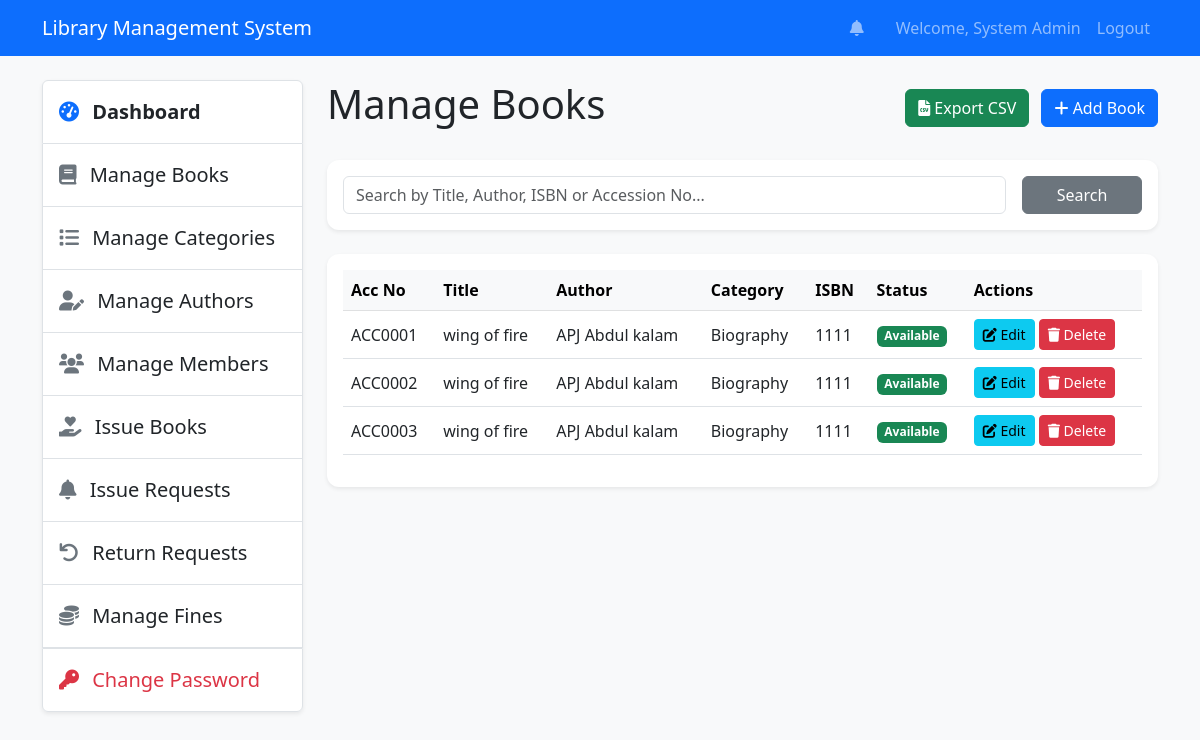
/book/manage (signed in), run on the app's committed database.
### tables this page shows
CREATE TABLE `books` (
  `id` int(11) NOT NULL AUTO_INCREMENT,
  `accession_no` varchar(50) NOT NULL,
  `title` varchar(255) NOT NULL,
  `author_id` int(11) DEFAULT NULL,
  `category_id` int(11) DEFAULT NULL,
  `isbn` varchar(20) DEFAULT NULL,
  `quantity` int(11) DEFAULT 0,
  `available_quantity` int(11) DEFAULT 0,
  `image` varchar(255) DEFAULT NULL,
  `created_at` datetime DEFAULT current_timestamp(),
  PRIMARY KEY (`id`),
  UNIQUE KEY `accession_no` (`accession_no`),
  KEY `fk_book_category` (`category_id`),
  KEY `fk_book_author` (`author_id`),
  KEY `idx_books_title` (`title`),
  KEY `idx_books_isbn` (`isbn`),
  CONSTRAINT `fk_book_author` FOREIGN KEY (`author_id`) REFERENCES `authors` (`id`) ON DELETE SET NULL,
  CONSTRAINT `fk_book_category` FOREIGN KEY (`category_id`) REFERENCES `categories` (`id`) ON DELETE SET NULL
);

CREATE TABLE `authors` (
  `id` int(11) NOT NULL AUTO_INCREMENT,
  `name` varchar(255) NOT NULL,
  `bio` text DEFAULT NULL,
  `created_at` datetime DEFAULT current_timestamp(),
  PRIMARY KEY (`id`)
);

CREATE TABLE `categories` (
  `id` int(11) NOT NULL AUTO_INCREMENT,
  `name` varchar(100) NOT NULL,
  `created_at` datetime DEFAULT current_timestamp(),
  PRIMARY KEY (`id`)
);

### controllers/BookController.php (called while the page is built, shortened)
<?php
class BookController extends Controller {
    private $bookModel;
    public function __construct() {
        $this->bookModel = $this->model('Book');
    }
    public function manage() {
        $search = isset($_GET['search']) ? trim($_GET['search']) : '';
        $page = isset($_GET['page']) ? (int)$_GET['page'] : 1;
        $limit = 10;
        $offset = ($page - 1) * $limit;
        $books = $this->bookModel->getBooks($limit, $offset, $search);
        $totalBooks = $this->bookModel->getTotalBooks($search);
        $totalPages = ceil($totalBooks / $limit);
        $data = [
            'books' => $books,
            'search' => $search,
            'current_page' => $page,
            'total_pages' => $totalPages
        ];
        $this->view('admin/books/manage', $data);
    }
}

### core/App.php (called while the page is built, shortened)
<?php
class App {
    protected $currentMethod = 'index';
    public function __construct() {
        $url = $this->getUrl();
        if (isset($url[0])) {
            if (file_exists('controllers/' . ucwords($url[0]) . 'Controller.php')) {
                unset($url[0]);
            }
        }
        $this->currentController = new $this->currentController;
        if (isset($url[1])) {
            if (method_exists($this->currentController, $url[1])) {
                $this->currentMethod = $url[1];
                unset($url[1]);
            }
        }
        $this->params = $url ? array_values($url) : [];
        call_user_func_array([$this->currentController, $this->currentMethod], $this->params);
    }
    public function getUrl() {
        if (isset($_GET['url'])) {
            $url = rtrim($_GET['url'], '/');
            $url = filter_var($url, FILTER_SANITIZE_URL);
            $url = explode('/', $url);
            return $url;
        }
        return [];
    }
}

### index.php (called while the page is built, shortened)
<?php
spl_autoload_register(function($className) {
    $paths = ['core/', 'models/', 'controllers/', 'middleware/'];
    foreach($paths as $path) {
        $file = __DIR__ . '/' . $path . $className . '.php';
    }
});
require_once 'config/database.php';
$app = new App();

### config/database.php (called while the page is built, shortened)
<?php
class Database {
    private $host = DB_HOST;
    private $user = DB_USER;
    private $pass = DB_PASS;
    private $dbname = DB_NAME;
    private $dbh;
    private $stmt;
    public function __construct() {
        $dsn = 'mysql:host=' . $this->host . ';dbname=' . $this->dbname;
        $options = array(
            PDO::ATTR_PERSISTENT => true,
            PDO::ATTR_ERRMODE => PDO::ERRMODE_EXCEPTION
        );
        try {
            $this->dbh = new PDO($dsn, $this->user, $this->pass, $options);
        } catch (PDOException $e) {
            $this->error = $e->getMessage();
            echo "Connection Error: " . $this->error;
        }
    }
    public function query($sql) {
        $this->stmt = $this->dbh->prepare($sql);
    }
    public function bind($param, $value, $type = null) {
        $this->stmt->bindValue($param, $value, $type);
    }
    public function execute() {
        return $this->stmt->execute();
    }
    public function resultSet() {
        $this->execute();
        return $this->stmt->fetchAll(PDO::FETCH_OBJ);
    }
}

### models/Book.php (called while the page is built, shortened)
<?php
class Book extends Model {
    public function getBooks($limit = 10, $offset = 0, $search = '') {
        $sql = 'SELECT books.*, categories.name as category_name, authors.name as author
                FROM books
                LEFT JOIN categories ON books.category_id = categories.id
                LEFT JOIN authors ON books.author_id = authors.id';
        $sql .= ' ORDER BY books.created_at DESC LIMIT :limit OFFSET :offset';
        $this->db->query($sql);
        $this->db->bind(':limit', $limit, PDO::PARAM_INT);
        $this->db->bind(':offset', $offset, PDO::PARAM_INT);
        return $this->db->resultSet();
    }
    public function getTotalBooks($search = '') {
        $sql = 'SELECT COUNT(*) as count FROM books
                LEFT JOIN authors ON books.author_id = authors.id';
        $this->db->query($sql);
        $row = $this->db->single();
        return $row->count;
    }
}

### core/Model.php (called while the page is built, shortened)
<?php
class Model {
    public function __construct() {
        $this->db = new Database();
    }
}

### views/admin/books/manage.php (the view, shortened to what this page needs)
<?php require_once 'views/layouts/header.php'; ?>
<div class="row">
    <div class="col-md-3">
        <?php require_once 'views/layouts/admin_sidebar.php'; ?>
    </div>
    <div class="col-md-9">
        <div class="d-flex justify-content-between align-items-center mb-4">
            <h1>Manage Books</h1>
            <div>
                <a href="<?php echo URLROOT; ?>/book/export" class="btn btn-success me-2">
                    <i class="fas fa-file-csv"></i> Export CSV
                </a>
                <a href="<?php echo URLROOT; ?>/book/add" class="btn btn-primary">
                    <i class="fas fa-plus"></i> Add Book
                </a>
            </div>
        </div>
        <div class="card shadow-sm mb-4">
            <div class="card-body">
                <form action="<?php echo URLROOT; ?>/book/manage" method="get" class="row g-3">
                    <div class="col-md-10">
                        <input type="text" name="search" class="form-control" placeholder="Search by Title, Author, ISBN or Accession No..." value="<?php echo $data['search']; ?>">
                    </div>
                    <div class="col-md-2">
                        <button type="submit" class="btn btn-secondary w-100">Search</button>
                    </div>
                </form>
            </div>
        </div>
        <?php if(empty($data['books'])): ?>
            <div class="alert alert-info">No books found.</div>
        <?php else: ?>
            <div class="card shadow-sm">
                <div class="card-body">
                    <div class="table-responsive">
                        <table class="table table-hover align-middle">
                            <thead class="table-light">
                                <tr>
                                    <th>Acc No</th>
                                    <th>Title</th>
                                    <th>Author</th>
                                    <th>Category</th>
                                    <th>ISBN</th>
                                    <th>Status</th>
                                    <th>Actions</th>
                                </tr>
                            </thead>
                            <tbody>
                                <?php foreach($data['books'] as $book) : ?>
                                    <tr>
                                        <td><?php echo $book->accession_no; ?></td>
                                        <td><?php echo $book->title; ?></td>
                                        <td><?php echo $book->author ?? 'Unknown Author'; ?></td>
                                        <td><?php echo $book->category_name; ?></td>
                                        <td><?php echo $book->isbn; ?></td>
                                        <td>
                                            <span class="badge <?php echo ($book->available_quantity > 0) ? 'bg-success' : 'bg-danger'; ?>">
                                                <?php echo ($book->available_quantity > 0) ? 'Available' : 'Issued'; ?>
                                            </span>
                                        </td>
                                        <td>
                                            <a href="<?php echo URLROOT; ?>/book/edit/<?php echo $book->id; ?>" class="btn btn-sm btn-info">
                                                <i class="fas fa-edit"></i> Edit
                                            </a>
                                            <button type="button"
                                                    class="btn btn-sm btn-danger"
                                                    onclick="openDeleteModal(<?php echo $book->id; ?>, '<?php echo addslashes($book->title); ?>')">
                                                <i class="fas fa-trash"></i> Delete
                                            </button>
                                        </td>
                                    </tr>
                                <?php endforeach; ?>
                            </tbody>
                        </table>
                    </div>
                </div>
            </div>
        <?php endif; ?>
    </div>
</div>
<?php require_once 'views/layouts/footer.php'; ?>

### assets/css/style.css (style rules this page uses)
:root { --primary-color: #0d6efd; --secondary-color: #6c757d; --success-color: #198754; --danger-color: #dc3545; --warning-color: #ffc107; --light-bg: #f8f9fa; --card-shadow: 0 4px 6px rgba(0, 0, 0, 0.05); --card-hover-shadow: 0 10px 20px rgba(0, 0, 0, 0.1); --transition-speed: 0.3s; }
body { background-color: var(--light-bg); font-family: 'Segoe UI', Tahoma, Geneva, Verdana, sans-serif; }
.card { border: none; box-shadow: var(--card-shadow); transition: transform var(--transition-speed) ease, box-shadow var(--transition-speed) ease; border-radius: 0.75rem; }
.table td { vertical-align: middle; }

### data on the page
books: accession_no "ACC0001", title "wing of fire", author.name "APJ Abdul kalam", category.name "Biography", isbn "1111", available_quantity "Available"
books: accession_no "ACC0002", title "wing of fire", author.name "APJ Abdul kalam", category.name "Biography", isbn "1111", available_quantity "Available"
books: accession_no "ACC0003", title "wing of fire", author.name "APJ Abdul kalam", category.name "Biography", isbn "1111", available_quantity "Available"

### other printed values
SITENAME "Library Management System"
$_SESSION['user_name'] "System Admin"
